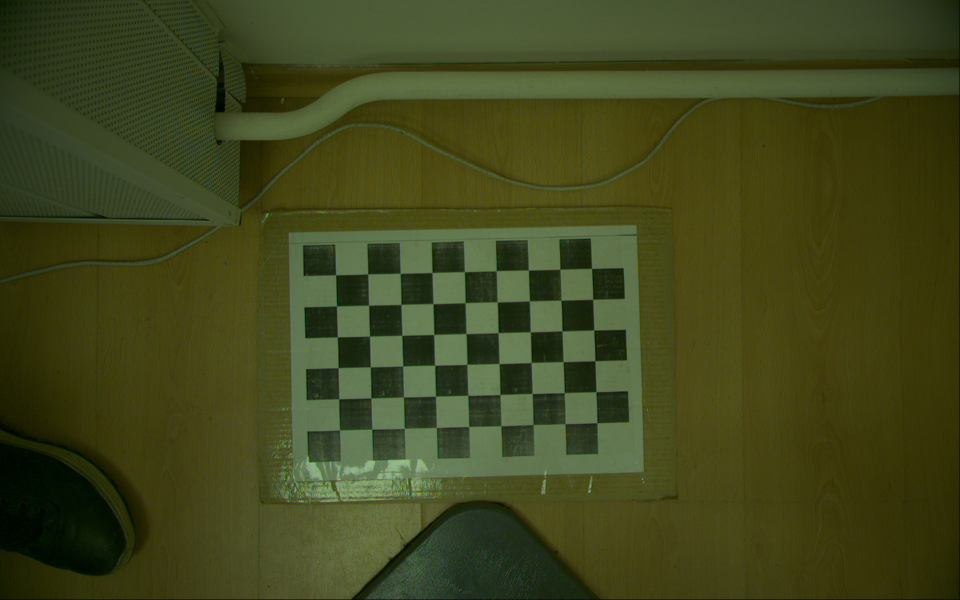
#> input picture examples/photo00.jpg, 1920 x 1200 px (shown at 1/2 size)
$ python test_undistort.py
#> lines starting #> are read from the running program, lines starting #| are printed output that depends on the picture
import sys
import numpy as np
import cv2

img0 = 'photo00.jpg'
img = cv2.imread(img0)
#> img is the input picture: shape (1200, 1920, 3); mean B, G, R 28.7, 69.5, 63.9
#cv2.imshow('img_undist1', img)
cv2.waitKey(0)
dist_coef = np.array([[-1.51948828e+00,  1.95329695e+02, -1.04202010e-02, -3.03130271e-03,
  -7.54902603e+03]])
#camera_matrix = np.array([[640, 0, 480], [0, 640, 480], [0, 0, 1]])
camera_matrix = np.array([[3.32555825e+03, 0.00000000e+00, 9.49095102e+02],
 [0.00000000e+00, 3.20972678e+03, 5.61755191e+02],
 [0.00000000e+00, 0.00000000e+00, 1.00000000e+00]])


img_undist = cv2.undistort(img, cameraMatrix=camera_matrix, distCoeffs=dist_coef)
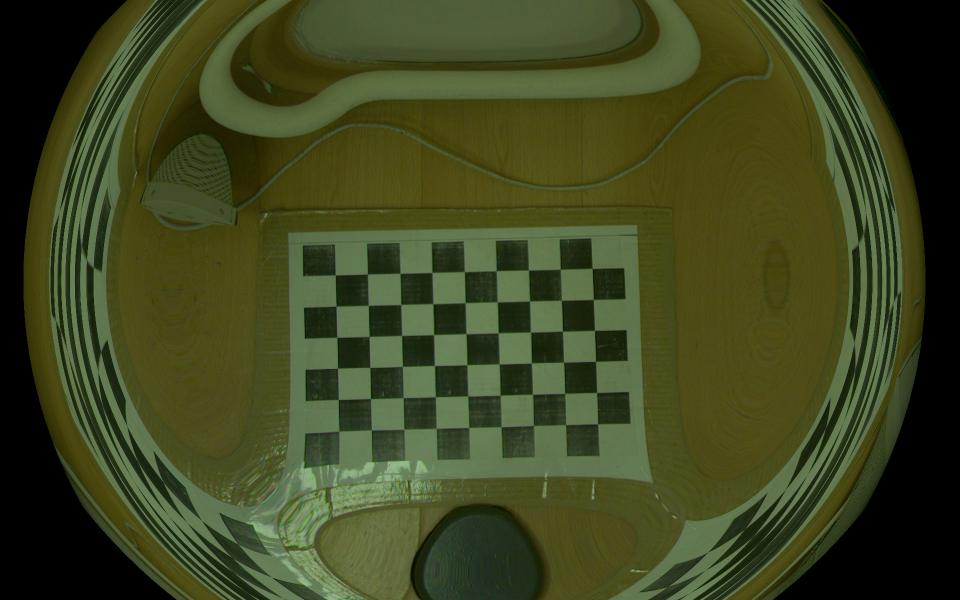
#> img_undist: shape (1200, 1920, 3) (shown at 1/2 size); mean B, G, R 32.5, 69.1, 61.9

cv2.imshow('img_undist', img_undist[450:950, 550:1300])
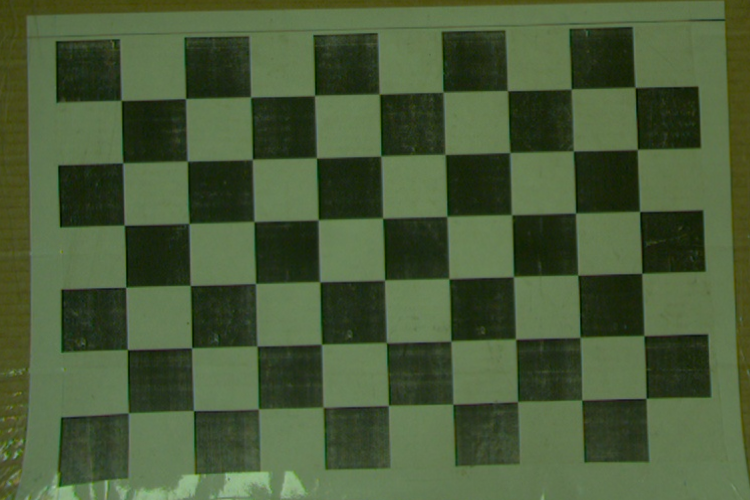
#> window 'img_undist': shape (500, 750, 3); mean B, G, R 56.5, 90.9, 73.2

cv2.waitKey()
cv2.destroyAllWindows()
